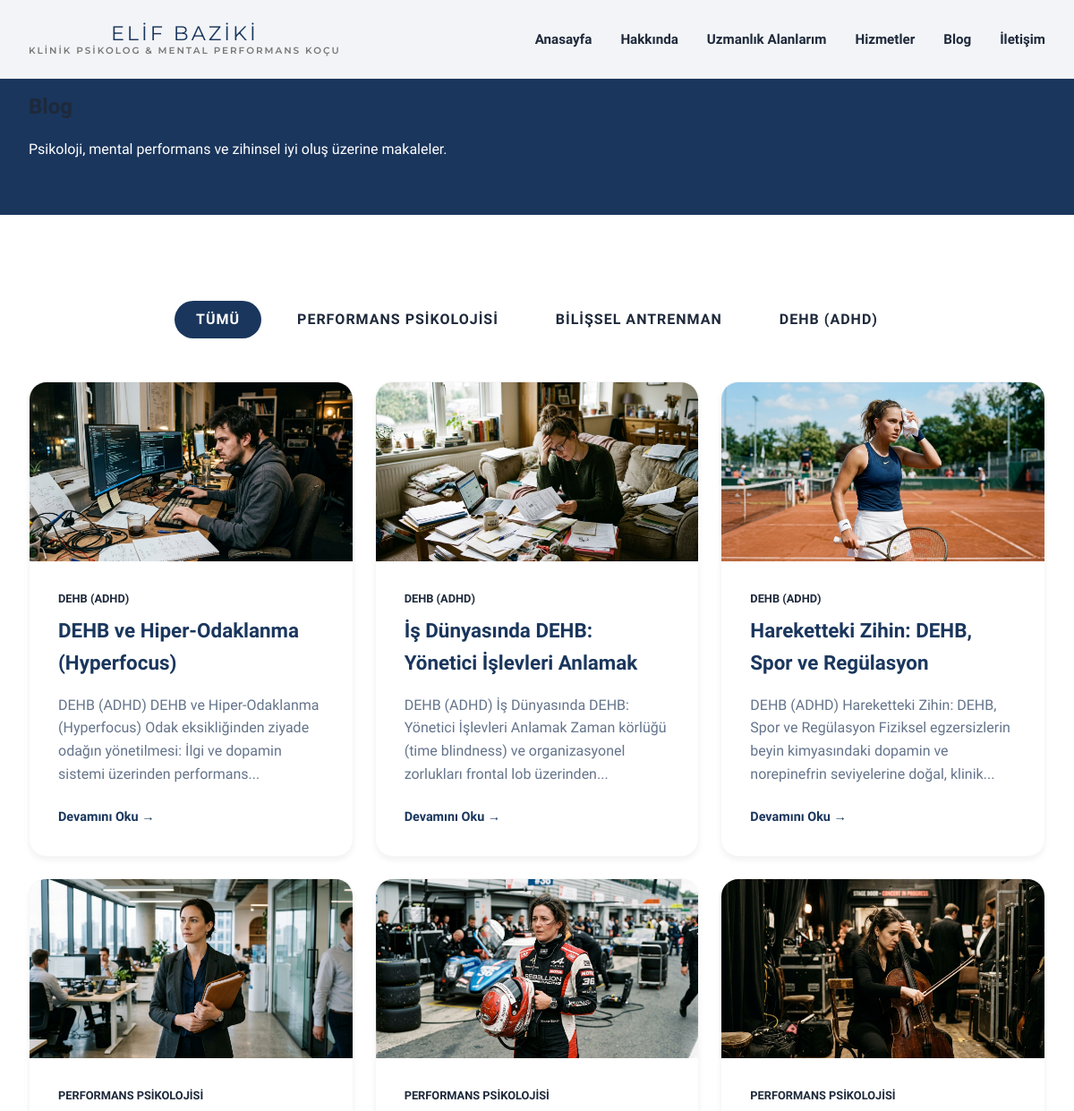
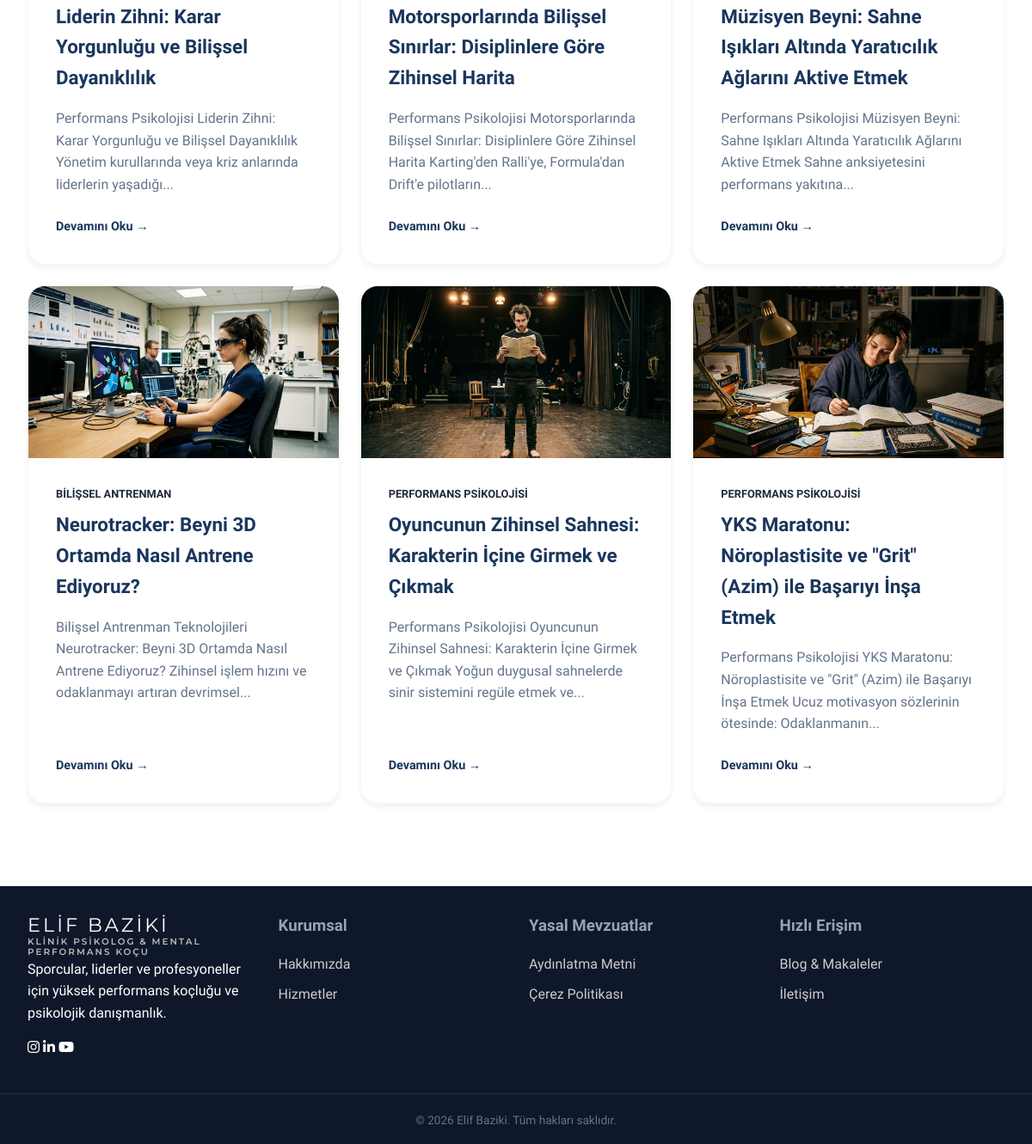
Page /blog on the committed database (2 pictures, top to bottom).
### tables this page shows
CREATE TABLE blog_posts (
        id INTEGER PRIMARY KEY AUTOINCREMENT,
        slug TEXT UNIQUE,
        title TEXT,
        meta_description TEXT,
        focus_keyword TEXT,
        keywords TEXT,
        featured_image TEXT,
        content TEXT,
        created_at DATETIME DEFAULT CURRENT_TIMESTAMP,
        updated_at DATETIME DEFAULT CURRENT_TIMESTAMP
    );

### includes/functions.php (called while the page is built, shortened)
<?php
function get_all_posts($db) {
    $stmt = $db->query("SELECT * FROM blog_posts ORDER BY created_at DESC");
    return $stmt->fetchAll();
}

### templates/blog-liste.php (the view, shortened to what this page needs)
<?php
require_once BASE_PATH . '/includes/header.php';
?>
<section class="page-header" style="background: var(--primary-color); color: white; padding: 100px 0 60px;">
    <div class="container">
        <h1>Blog</h1>
        <p>Psikoloji, mental performans ve zihinsel iyi oluş üzerine makaleler.</p>
    </div>
</section>
<section class="section">
    <div class="container">
        <div style="display: flex; gap: 1rem; margin-bottom: 3rem; flex-wrap: wrap; justify-content: center;">
            <a href="#" class="btn-main" style="background: var(--primary-color); color: var(--white); padding: 0.5rem 1.5rem;">Tümü</a>
            <a href="#" class="btn-main" style="background: transparent; color: var(--text-dark); border-color: #ddd; padding: 0.5rem 1.5rem;">Performans Psikolojisi</a>
            <a href="#" class="btn-main" style="background: transparent; color: var(--text-dark); border-color: #ddd; padding: 0.5rem 1.5rem;">Bilişsel Antrenman</a>
            <a href="#" class="btn-main" style="background: transparent; color: var(--text-dark); border-color: #ddd; padding: 0.5rem 1.5rem;">DEHB (ADHD)</a>
        </div>
        <div class="specialties-grid">
            <?php
            $posts = get_all_posts($db);
            foreach($posts as $post):
                $img = $post['featured_image'] ? htmlspecialchars($post['featured_image']) : BASE_URL . '/assets/images/default-blog.jpg';
                $cat = $post['keywords'] ? htmlspecialchars($post['keywords']) : 'Genel';
            ?>
            <div class="card" style="padding: 0; overflow: hidden; display: flex; flex-direction: column;">
                <div style="height: 200px; background-image: url('<?php echo $img; ?>'); background-size: cover; background-position: center;"></div>
                <div style="padding: 2rem; flex: 1; display: flex; flex-direction: column;">
                    <span style="color: var(--accent); font-size: 0.8rem; font-weight: 600; text-transform: uppercase; margin-bottom: 0.5rem;"><?php echo $cat; ?></span>
                    <h3 style="margin-bottom: 1rem;"><a href="<?php echo BASE_URL; ?>/blog/<?php echo $post['slug']; ?>"><?php echo htmlspecialchars($post['title']); ?></a></h3>
                    <p style="margin-bottom: 1.5rem; flex: 1;"><?php echo htmlspecialchars($post['meta_description']); ?></p>
                    <a href="<?php echo BASE_URL; ?>/blog/<?php echo $post['slug']; ?>" style="color: var(--primary-color); font-weight: 600; font-size: 0.9rem;">Devamını Oku &rarr;</a>
                </div>
            </div>
            <?php endforeach; ?>
        </div>
    </div>
</section>
<?php require_once BASE_PATH . '/includes/footer.php'; ?>

### index.php (shortened to what this page needs)
<?php
require_once 'includes/config.php';
require_once 'includes/functions.php';
$route = isset($_GET['route']) ? rtrim($_GET['route'], '/') : '';
$allowed_pages = ['hakkimda', 'hizmetler', 'iletisim', 'uzmanlik-alanlari'];
if ($route == '' || $route == 'anasayfa' || $route == 'index') {
    $page = 'anasayfa.php';
} elseif ($route == 'admin' || strpos($route, 'admin/') === 0) {
    header('Location: ' . BASE_URL . '/admin/');
    exit;
} elseif ($route == 'submit-contact') {
    $page = 'submit-contact.php';
} elseif ($route == 'blog') {
    $page = 'blog-liste.php';
} elseif (preg_match('#^test/(.+)$#', $route, $matches)) {
    $slug = $matches[1];
    $page = 'test-detay.php';
} else {
    if (in_array($route, $allowed_pages)) {
        $page = $route . '.php';
    } else {
        $page = '404.php';
    }
}
$template_path = BASE_PATH . '/templates/' . $page;
if (file_exists($template_path)) {
    require $template_path;
} else {
    require BASE_PATH . '/templates/404.php';
}

### includes/header.php (shortened to what this page needs)
<!DOCTYPE html>
<html lang="tr">
<head>
    <link rel="stylesheet" href="<?php echo BASE_URL; ?>/assets/css/style.css?v=<?php echo time(); ?>">
    <link rel="stylesheet" href="https://cdnjs.cloudflare.com/ajax/libs/font-awesome/6.4.0/css/all.min.css">
</head>
<body>
    <nav class="navbar">
        <div class="container nav-container">
            <a href="<?php echo BASE_URL; ?>" class="logo" style="display:flex; flex-direction:column; line-height:1.2; align-items:center; text-align:center;">
                Elif Baziki
                <span style="font-size: 0.65rem; font-weight: 600; color: #777; letter-spacing: 2px; text-transform: uppercase;">KLİNİK PSİKOLOG & MENTAL PERFORMANS KOÇU</span>
            </a>
            <div class="nav-links">
                <a href="<?php echo BASE_URL; ?>">Anasayfa</a>
                <a href="<?php echo BASE_URL; ?>/hakkimda">Hakkında</a>
                <a href="<?php echo BASE_URL; ?>/uzmanlik-alanlari" class="hide-on-mobile">Uzmanlık Alanlarım</a>
                <a href="<?php echo BASE_URL; ?>/hizmetler">Hizmetler</a>
                <a href="<?php echo BASE_URL; ?>/blog">Blog</a>
                <a href="<?php echo BASE_URL; ?>/iletisim">İletişim</a>
            </div>
        </div>
    </nav>

### includes/footer.php (shortened to what this page needs)
<?php
$footer_data = [
    'kurumsal' => [],
    'yasal' => [],
    'hizli_erisim' => []
];
?>
    <footer class="footer">
        <div class="container footer-content" style="display: grid; grid-template-columns: repeat(auto-fit, minmax(200px, 1fr)); gap: 30px;">
            <div class="footer-brand">
                <a href="<?php echo BASE_URL; ?>" class="logo" style="display:flex; flex-direction:column; line-height:1.2; color: #fff; align-items:flex-start;">
                    Elif Baziki
                    <span style="font-size: 0.65rem; font-weight: 600; color: #bbb; letter-spacing: 2px; text-transform: uppercase;">KLİNİK PSİKOLOG & MENTAL PERFORMANS KOÇU</span>
                </a>
                <p>Sporcular, liderler ve profesyoneller için yüksek performans koçluğu ve psikolojik danışmanlık.</p>
                <div class="social-links" style="margin-top: 15px;">
                    <a href="#" aria-label="Instagram"><i class="fab fa-instagram"></i></a>
                    <a href="#" aria-label="LinkedIn"><i class="fab fa-linkedin-in"></i></a>
                    <a href="#" aria-label="YouTube"><i class="fab fa-youtube"></i></a>
                </div>
            </div>
            <div class="footer-links">
                <h3 style="color: #94a3b8; font-weight: 600;">Kurumsal</h3>
                <ul style="list-style: none; padding: 0; margin: 0;">
                    <?php if(empty($footer_data['kurumsal'])): ?>
                        <li style="margin-bottom: 10px;"><a href="<?php echo BASE_URL; ?>/hakkimda" style="color: #ccc; text-decoration: none;">Hakkımızda</a></li>
                        <li style="margin-bottom: 10px;"><a href="<?php echo BASE_URL; ?>/hizmetler" style="color: #ccc; text-decoration: none;">Hizmetler</a></li>
                    <?php endif; ?>
                </ul>
            </div>
            <div class="footer-links">
                <h3 style="color: #94a3b8; font-weight: 600;">Yasal Mevzuatlar</h3>
                <ul style="list-style: none; padding: 0; margin: 0;">
                    <?php if(empty($footer_data['yasal'])): ?>
                        <li style="margin-bottom: 10px;"><a href="#" style="color: #ccc; text-decoration: none;">Aydınlatma Metni</a></li>
                        <li style="margin-bottom: 10px;"><a href="#" style="color: #ccc; text-decoration: none;">Çerez Politikası</a></li>
                    <?php endif; ?>
                </ul>
            </div>
            <div class="footer-links">
                <h3 style="color: #94a3b8; font-weight: 600;">Hızlı Erişim</h3>
                <ul style="list-style: none; padding: 0; margin: 0;">
                    <?php if(empty($footer_data['hizli_erisim'])): ?>
                        <li style="margin-bottom: 10px;"><a href="<?php echo BASE_URL; ?>/blog" style="color: #ccc; text-decoration: none;">Blog & Makaleler</a></li>
                        <li style="margin-bottom: 10px;"><a href="<?php echo BASE_URL; ?>/iletisim" style="color: #ccc; text-decoration: none;">İletişim</a></li>
                    <?php endif; ?>
                </ul>
            </div>
        </div>
        <div class="footer-bottom" style="margin-top: 40px; border-top: 1px solid rgba(255,255,255,0.1); padding-top: 20px;">
            <div class="container" style="text-align: center;">
                <p>&copy; <?php echo date('Y'); ?> Elif Baziki. Tüm hakları saklıdır.</p>
            </div>
        </div>
    </footer>
</body>
</html>

### assets/css/style.css (style rules this page uses)
:root { --primary-color: #1A365D; --lavender: #E6E6FA; --lavender-dark: #967BB6; --clinical-bg: linear-gradient(135deg, #ffffff 0%, #f0f4f8 100%); --neon-orange: #FF4500; --neon-pink: #FF007F; --perf-bg: radial-gradient(circle at center, #1a1a2e 0%, #000000 100%); --text-dark: #1E293B; --text-light: #64748B; --white: #ffffff; --live-color: #e63946; --font-main: 'Plus Jakarta Sans', sans-serif; --font-heading: 'Plus Jakarta Sans', sans-serif; --font-clinical: 'Cinzel', serif; --font-logo: 'Montserrat', sans-serif; --transition: all 0.7s cubic-bezier(0.25, 1, 0.5, 1); --shadow-sm: 0 4px 6px rgba(0,0,0,0.05); --shadow-md: 0 10px 20px rgba(0,0,0,0.08); }
* { margin: 0; padding: 0; box-sizing: border-box; }
body { font-family: var(--font-main); background-color: #ffffff; color: var(--text-dark); line-height: 1.6; overflow-x: hidden; }
h1, h2, h3, h4, h5, h6 { font-family: var(--font-heading); font-weight: 800; color: var(--text-dark); margin-bottom: 1rem; }
a { text-decoration: none; color: inherit; transition: var(--transition); }
ul { list-style: none; }
.container { max-width: 1200px; margin: 0 auto; padding: 0 2rem; }
.navbar { position: fixed; top: 0; width: 100%; padding: 1.5rem 0; background: rgba(255, 255, 255, 0.95); backdrop-filter: blur(10px); z-index: 1000; border-bottom: 1px solid rgba(0,0,0,0.05); transition: var(--transition); }
.nav-container { display: flex; justify-content: space-between; align-items: center; }
.logo { font-family: var(--font-logo); font-size: 1.4rem; font-weight: 400; color: var(--primary-color); letter-spacing: 3px; text-transform: uppercase; }
.nav-links { display: flex; align-items: center; gap: 2rem; }
.nav-links a { font-size: 0.95rem; font-weight: 600; color: var(--text-dark); }
.section { padding: 6rem 0; }
.btn-main { display: inline-block; background-color: var(--primary-color); color: var(--white); padding: 1rem 2.5rem; border-radius: 50px; font-size: 1rem; font-weight: 700; transition: var(--transition); text-transform: uppercase; letter-spacing: 1px; font-family: var(--font-main); }
.specialties-grid { display: grid; grid-template-columns: repeat(auto-fit, minmax(280px, 1fr)); gap: 1.5rem; }
.card { background: var(--white); padding: 2.5rem; border-radius: 20px; box-shadow: var(--shadow-sm); transition: var(--transition); border: 1px solid rgba(0,0,0,0.03); }
.card h3 { font-size: 1.4rem; color: var(--primary-color); margin-bottom: 1rem; }
.card p { font-size: 1rem; color: var(--text-light); line-height: 1.6; }
.footer { background-color: #0F172A; color: var(--white); padding: 2rem 0 1rem; }
.footer-bottom { text-align: center; padding-top: 2rem; border-top: 1px solid rgba(255,255,255,0.1); color: #64748b; font-size: 0.85rem; }

### rows in the picture
blog_posts: featured_image (picture), keywords "DEHB (ADHD)", title "DEHB ve Hiper-Odaklanma (Hyperfocus)", meta_description "DEHB (ADHD) DEHB ve Hiper-Odaklanma (Hyperfocus) Odak eksikliğinden ziyade odağın yönetilmesi: İlgi ve dopamin sistemi üzerinden performans..."
blog_posts: featured_image (picture), keywords "DEHB (ADHD)", title "İş Dünyasında DEHB: Yönetici İşlevleri Anlamak", meta_description "DEHB (ADHD) İş Dünyasında DEHB: Yönetici İşlevleri Anlamak Zaman körlüğü (time blindness) ve organizasyonel zorlukları frontal lob üzerinden..."
blog_posts: featured_image (picture), keywords "DEHB (ADHD)", title "Hareketteki Zihin: DEHB, Spor ve Regülasyon", meta_description "DEHB (ADHD) Hareketteki Zihin: DEHB, Spor ve Regülasyon Fiziksel egzersizlerin beyin kimyasındaki dopamin ve norepinefrin seviyelerine doğal, klinik..."
blog_posts: featured_image (picture), keywords "PERFORMANS PSIKOLOJISI", title "Liderin Zihni: Karar Yorgunluğu ve Bilişsel Dayanıklılık", meta_description "Performans Psikolojisi Liderin Zihni: Karar Yorgunluğu ve Bilişsel Dayanıklılık Yönetim kurullarında veya kriz anlarında liderlerin yaşadığı..."
blog_posts: featured_image (picture), keywords "PERFORMANS PSIKOLOJISI", title "Motorsporlarında Bilişsel Sınırlar: Disiplinlere Göre Zihinsel Harita", meta_description "Performans Psikolojisi Motorsporlarında Bilişsel Sınırlar: Disiplinlere Göre Zihinsel Harita Karting'den Ralli'ye, Formula'dan Drift'e pilotların..."
blog_posts: featured_image (picture), keywords "PERFORMANS PSIKOLOJISI", title "Müzisyen Beyni: Sahne Işıkları Altında Yaratıcılık Ağlarını Aktive Etmek", meta_description "Performans Psikolojisi Müzisyen Beyni: Sahne Işıkları Altında Yaratıcılık Ağlarını Aktive Etmek Sahne anksiyetesini performans yakıtına..."
blog_posts: featured_image (picture), keywords "BILIŞSEL ANTRENMAN", title "Neurotracker: Beyni 3D Ortamda Nasıl Antrene Ediyoruz?", meta_description "Bilişsel Antrenman Teknolojileri Neurotracker: Beyni 3D Ortamda Nasıl Antrene Ediyoruz? Zihinsel işlem hızını ve odaklanmayı artıran devrimsel..."
blog_posts: featured_image (picture), keywords "PERFORMANS PSIKOLOJISI", title "Oyuncunun Zihinsel Sahnesi: Karakterin İçine Girmek ve Çıkmak", meta_description "Performans Psikolojisi Oyuncunun Zihinsel Sahnesi: Karakterin İçine Girmek ve Çıkmak Yoğun duygusal sahnelerde sinir sistemini regüle etmek ve..."
blog_posts: featured_image (picture), keywords "PERFORMANS PSIKOLOJISI", title "YKS Maratonu: Nöroplastisite ve \"Grit\" (Azim) ile Başarıyı İnşa Etmek", meta_description "Performans Psikolojisi YKS Maratonu: Nöroplastisite ve \"Grit\" (Azim) ile Başarıyı İnşa Etmek Ucuz motivasyon sözlerinin ötesinde: Odaklanmanın..."
